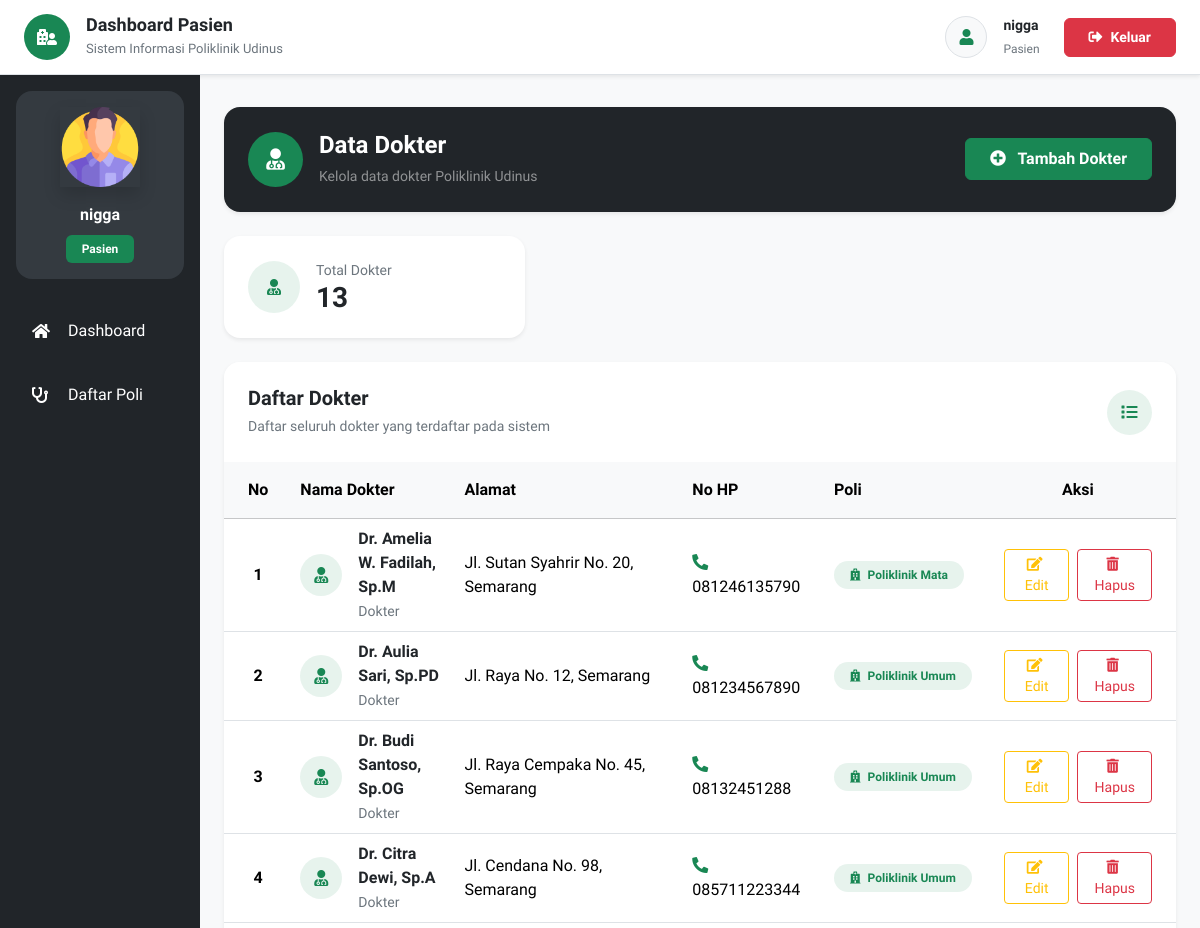
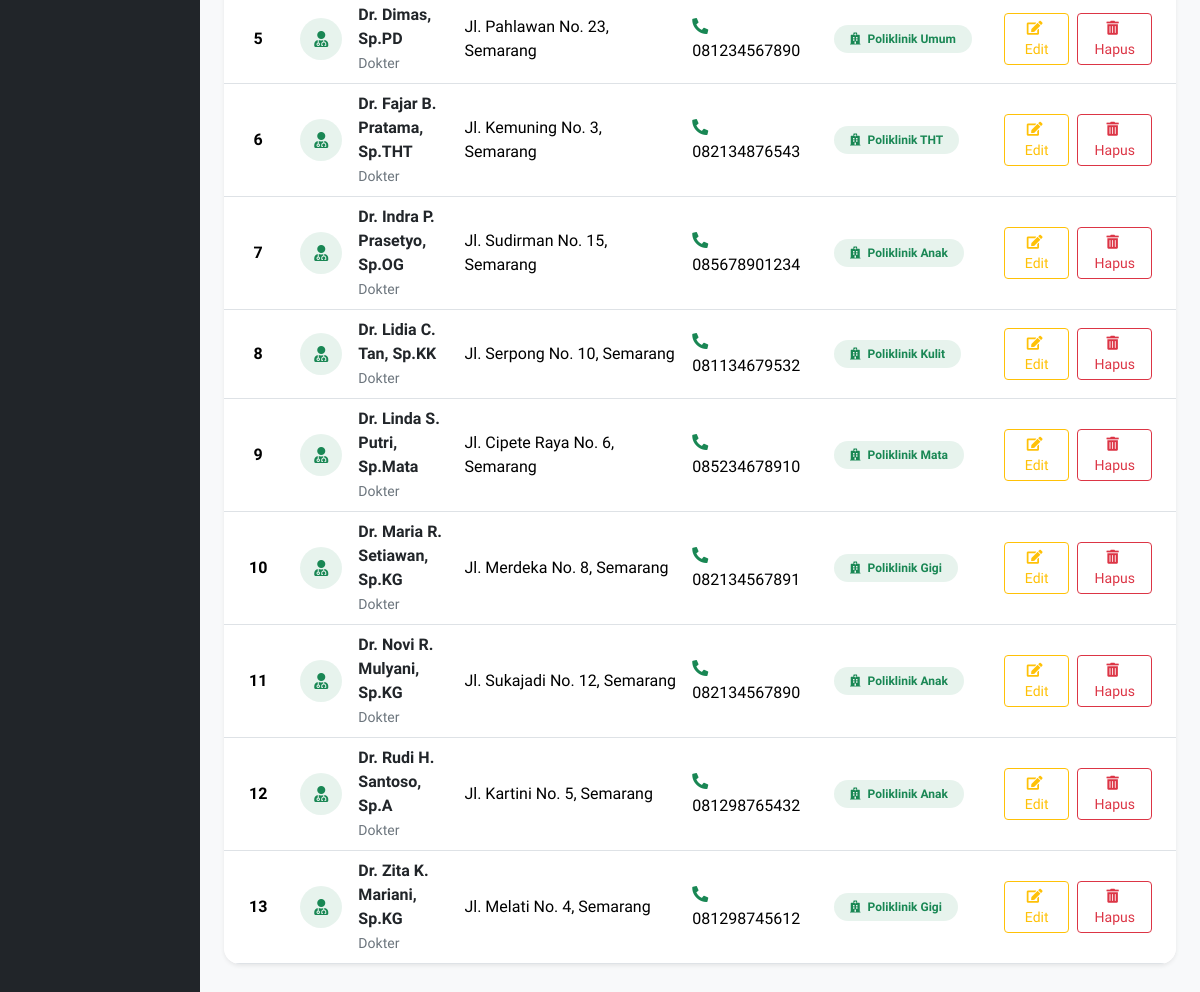
The app's page /dokter.php (signed in) with its own data (2 pictures, top to bottom).
### tables this page shows
CREATE TABLE `dokter` (
  `id` int NOT NULL,
  `nama` varchar(255) NOT NULL,
  `password` varchar(50) NOT NULL,
  `alamat` varchar(255) NOT NULL,
  `no_hp` varchar(50) NOT NULL,
  `id_poli` int NOT NULL
);

CREATE TABLE `poli` (
  `id` int NOT NULL,
  `nama_poli` varchar(25) NOT NULL,
  `keterangan` text NOT NULL
);

### pages/dokter/index.php (the view, shortened to what this page needs)
<?php
require_once 'config/koneksi.php';
$dataDokterList = [];
$queryDokter = "
    SELECT
        dokter.id,
        dokter.nama,
        dokter.alamat,
        dokter.no_hp,
        dokter.id_poli,
        poli.nama_poli
    FROM dokter
    LEFT JOIN poli
        ON dokter.id_poli = poli.id
    ORDER BY dokter.nama ASC
";
$resultDokter = mysqli_query($mysqli, $queryDokter);
if ($resultDokter) {
    while ($dokter = mysqli_fetch_assoc($resultDokter)) {
        $dataDokterList[] = $dokter;
    }
}
$jumlahDokter = count($dataDokterList);
?>
<section class="py-2">
    <div class="card border-0 shadow-sm rounded-4 overflow-hidden mb-4">
        <div class="bg-dark text-white p-4">
            <div class="row align-items-center g-3">
                <div class="col-md-8">
                    <div class="d-flex align-items-center">
                        <div class="bg-success rounded-circle d-flex align-items-center justify-content-center me-3"
                            style="
                                width:55px;
                                height:55px;
                                min-width:55px;
                            ">
                            <i class="fas fa-user-md fa-lg"></i>
                        </div>
                        <div>
                            <h4 class="fw-bold mb-1">
                                Data Dokter
                            </h4>
                            <small class="text-white-50">
                                Kelola data dokter Poliklinik Udinus
                            </small>
                        </div>
                    </div>
                </div>
                <div class="col-md-4 text-md-end">
                    <button type="button"
                        class="btn btn-success px-4 py-2 fw-semibold"
                        data-bs-toggle="modal"
                        data-bs-target="#addModal">
                        <i class="fas fa-plus-circle me-2"></i>
                        Tambah Dokter
                    </button>
                </div>
            </div>
        </div>
    </div>
    <div class="row g-4 mb-4">
        <div class="col-lg-4 col-md-6">
            <div class="card border-0 shadow-sm rounded-4">
                <div class="card-body p-4">
                    <div class="d-flex align-items-center">
                        <div class="bg-success bg-opacity-10 text-success rounded-circle d-flex align-items-center justify-content-center me-3"
                            style="
                                width:52px;
                                height:52px;
                                min-width:52px;
                            ">
                            <i class="fas fa-user-md"></i>
                        </div>
                        <div>
                            <small class="text-secondary d-block">
                                Total Dokter
                            </small>
                            <h3 class="fw-bold mb-0">
                                <?php echo number_format($jumlahDokter); ?>
                            </h3>
                        </div>
                    </div>
                </div>
            </div>
        </div>
    </div>
    <div class="card border-0 shadow-sm rounded-4 overflow-hidden">
        <div class="card-header bg-white border-0 p-4">
            <div class="d-flex align-items-center justify-content-between">
                <div>
                    <h5 class="fw-bold text-dark mb-1">
                        Daftar Dokter
                    </h5>
                    <small class="text-secondary">
                        Daftar seluruh dokter yang terdaftar pada sistem
                    </small>
                </div>
                <div class="bg-success bg-opacity-10 text-success rounded-circle d-flex align-items-center justify-content-center"
                    style="
                        width:45px;
                        height:45px;
                        min-width:45px;
                    ">
                    <i class="fas fa-list"></i>
                </div>
            </div>
        </div>
        <div class="card-body p-0">
            <div class="table-responsive">
                <table class="table table-hover align-middle mb-0">
                    <thead class="table-light">
                        <tr>
                            <th class="text-center px-4 py-3">
                                No
                            </th>
                            <th class="py-3">
                                Nama Dokter
                            </th>
                            <th class="py-3">
                                Alamat
                            </th>
                            <th class="py-3">
                                No HP
                            </th>
                            <th class="py-3">
                                Poli
                            </th>
                            <th class="text-center px-4 py-3">
                                Aksi
                            </th>
                        </tr>
                    </thead>
                    <tbody>
                        <?php if (!empty($dataDokterList)) { ?>
                            <?php
                            $no = 1;
                            foreach ($dataDokterList as $data) {
                            ?>
                                <tr>
                                    <td class="text-center px-4 fw-semibold">
                                        <?php echo $no++; ?>
                                    </td>
                                    <td>
                                        <div class="d-flex align-items-center">
                                            <div class="bg-success bg-opacity-10 text-success rounded-circle d-flex align-items-center justify-content-center me-3"
                                                style="
                                                    width:42px;
                                                    height:42px;
                                                    min-width:42px;
                                                ">
                                                <i class="fas fa-user-md"></i>
                                            </div>
                                            <div>
                                                <div class="fw-semibold text-dark">
                                                    <?php
                                                    echo htmlspecialchars(
                                                        $data['nama']
                                                    );
                                                    ?>
                                                </div>
                                                <small class="text-secondary">
                                                    Dokter
                                                </small>
                                            </div>
                                        </div>
                                    </td>
                                    <td style="
                                        min-width:220px;
                                        white-space:normal;
                                    ">
                                        <?php
                                        echo nl2br(
                                            htmlspecialchars(
                                                $data['alamat']
                                            )
                                        );
                                        ?>
                                    </td>
                                    <td style="min-width:140px;">
                                        <i class="fas fa-phone-alt text-success me-2"></i>
                                        <?php
                                        echo htmlspecialchars(
                                            $data['no_hp']
                                        );
                                        ?>
                                    </td>
                                    <td>
                                        <?php if (!empty($data['nama_poli'])) { ?>
                                            <span class="badge bg-success bg-opacity-10 text-success px-3 py-2 rounded-pill">
                                                <i class="fas fa-hospital me-1"></i>
                                                <?php
                                                echo htmlspecialchars(
                                                    $data['nama_poli']
                                                );
                                                ?>
                                            </span>
                                        <?php } else { ?>
                                            <span class="badge bg-secondary px-3 py-2 rounded-pill">
                                                Belum Ada Poli
                                            </span>
                                        <?php } ?>
                                    </td>
                                    <td class="text-center px-4"
                                        style="
                                            min-width:190px;
                                        ">
                                        <div class="d-flex justify-content-center gap-2">
                                            <button type="button"
                                                class="btn btn-sm btn-outline-warning px-3"
                                                data-bs-toggle="modal"
                                                data-bs-target="#editModal<?php echo (int) $data['id']; ?>">
                                                <i class="fas fa-edit me-1"></i>
                                                Edit
                                            </button>
                                            <button type="button"
                                                class="btn btn-sm btn-outline-danger px-3"
                                                data-bs-toggle="modal"
                                                data-bs-target="#hapusModal<?php echo (int) $data['id']; ?>">
                                                <i class="fas fa-trash-alt me-1"></i>
                                                Hapus
                                            </button>
                                        </div>
                                    </td>
                                </tr>
                            <?php } ?>
                        <?php } ?>
                    </tbody>
                </table>
            </div>
        </div>
    </div>
</section>

### records on screen
dokter: nama "Dr. Amelia W. Fadilah, Sp.M", alamat "Jl. Sutan Syahrir No. 20, Semarang", no_hp "081246135790", id_poli.nama_poli "Poliklinik Mata"
dokter: nama "Dr. Aulia Sari, Sp.PD", alamat "Jl. Raya No. 12, Semarang", no_hp "081234567890", id_poli.nama_poli "Poliklinik Umum"
dokter: nama "Dr. Budi Santoso, Sp.OG", alamat "Jl. Raya Cempaka No. 45, Semarang", no_hp "08132451288", id_poli.nama_poli "Poliklinik Umum"
dokter: nama "Dr. Citra Dewi, Sp.A", alamat "Jl. Cendana No. 98, Semarang", no_hp "085711223344", id_poli.nama_poli "Poliklinik Umum"
dokter: nama "Dr. Dimas, Sp.PD", alamat "Jl. Pahlawan No. 23, Semarang", no_hp "081234567890", id_poli.nama_poli "Poliklinik Umum"
dokter: nama "Dr. Fajar B. Pratama, Sp.THT", alamat "Jl. Kemuning No. 3, Semarang", no_hp "082134876543", id_poli.nama_poli "Poliklinik THT"
dokter: nama "Dr. Indra P. Prasetyo, Sp.OG", alamat "Jl. Sudirman No. 15, Semarang", no_hp "085678901234", id_poli.nama_poli "Poliklinik Anak"
dokter: nama "Dr. Lidia C. Tan, Sp.KK", alamat "Jl. Serpong No. 10, Semarang", no_hp "081134679532", id_poli.nama_poli "Poliklinik Kulit"
dokter: nama "Dr. Linda S. Putri, Sp.Mata", alamat "Jl. Cipete Raya No. 6, Semarang", no_hp "085234678910", id_poli.nama_poli "Poliklinik Mata"
dokter: nama "Dr. Maria R. Setiawan, Sp.KG", alamat "Jl. Merdeka No. 8, Semarang", no_hp "082134567891", id_poli.nama_poli "Poliklinik Gigi"
dokter: nama "Dr. Novi R. Mulyani, Sp.KG", alamat "Jl. Sukajadi No. 12, Semarang", no_hp "082134567890", id_poli.nama_poli "Poliklinik Anak"
dokter: nama "Dr. Rudi H. Santoso, Sp.A", alamat "Jl. Kartini No. 5, Semarang", no_hp "081298765432", id_poli.nama_poli "Poliklinik Anak"
dokter: nama "Dr. Zita K. Mariani, Sp.KG", alamat "Jl. Melati No. 4, Semarang", no_hp "081298745612", id_poli.nama_poli "Poliklinik Gigi"

### other values on screen
$dashboardTitle "Dashboard Pasien"
$dashboardDesc "Sistem Informasi Poliklinik Udinus"
$username "nigga"
$akses "Pasien"
$_SESSION['akses'] "Pasien"
$jumlahDokter "13"
